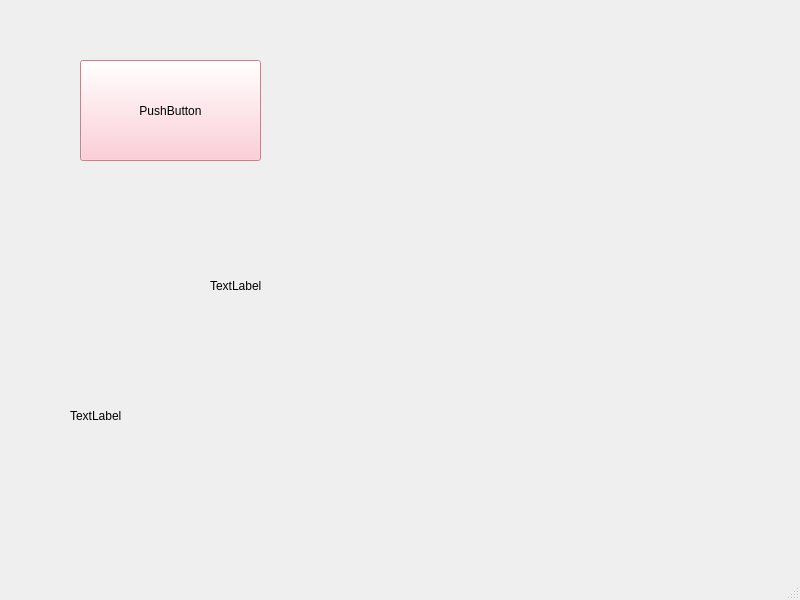
<?xml version="1.0" encoding="UTF-8"?>
<ui version="4.0">
 <class>VentanaPrincipal</class>
 <widget class="QMainWindow" name="VentanaPrincipal">
  <property name="geometry">
   <rect>
    <x>0</x>
    <y>0</y>
    <width>800</width>
    <height>600</height>
   </rect>
  </property>
  <property name="windowTitle">
   <string>MainWindow</string>
  </property>
  <widget class="QWidget" name="centralwidget">
   <widget class="QPushButton" name="boton">
    <property name="geometry">
     <rect>
      <x>80</x>
      <y>60</y>
      <width>181</width>
      <height>101</height>
     </rect>
    </property>
    <property name="styleSheet">
     <string notr="true">background-color: pink
</string>
    </property>
    <property name="text">
     <string>PushButton</string>
    </property>
   </widget>
   <widget class="QLabel" name="welcomeLabel">
    <property name="geometry">
     <rect>
      <x>210</x>
      <y>260</y>
      <width>241</width>
      <height>51</height>
     </rect>
    </property>
    <property name="text">
     <string>TextLabel</string>
    </property>
   </widget>
   <widget class="QLabel" name="positionLabel">
    <property name="geometry">
     <rect>
      <x>70</x>
      <y>390</y>
      <width>261</width>
      <height>51</height>
     </rect>
    </property>
    <property name="text">
     <string>TextLabel</string>
    </property>
   </widget>
  </widget>
  <widget class="QMenuBar" name="menubar">
   <property name="geometry">
    <rect>
     <x>0</x>
     <y>0</y>
     <width>800</width>
     <height>26</height>
    </rect>
   </property>
  </widget>
  <widget class="QStatusBar" name="statusbar"/>
 </widget>
 <resources/>
 <connections/>
</ui>
